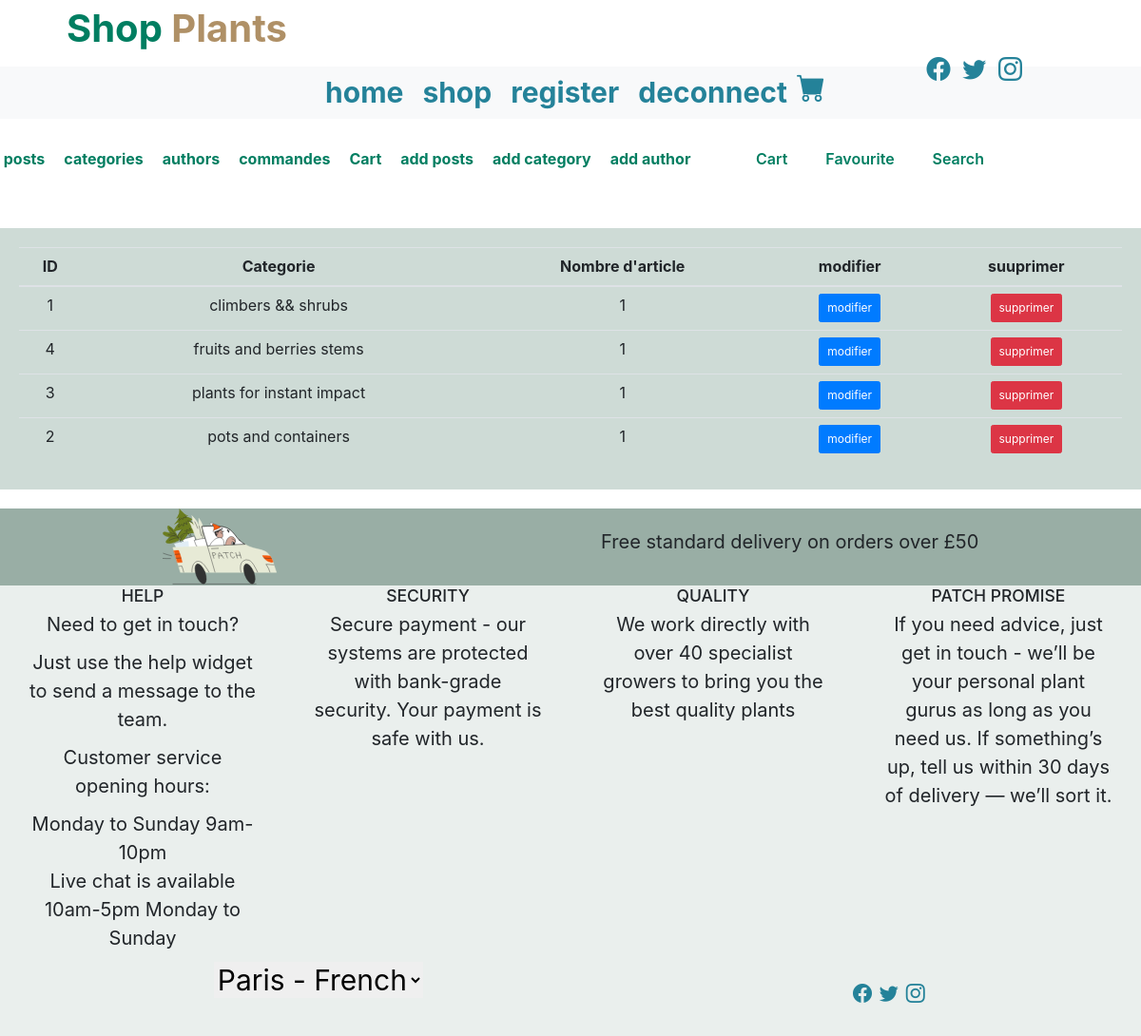
The app's page /admin/category.php (signed in) with its own data.
### tables this page shows
CREATE TABLE `categories` (
  `id` int(20) NOT NULL,
  `category` varchar(50) NOT NULL,
  `created-at` timestamp NOT NULL DEFAULT current_timestamp() ON UPDATE current_timestamp()
);

### admin/category.php (called while the page is built, shortened)
<?php
$dbh = new PDO('mysql:host=localhost;dbname=shop_plants',
'root','');
$query2 = $dbh->prepare(' SELECT `id`,COUNT(`category`) as count,`category`,`created-at` FROM `categories` GROUP BY `category` ');
$query2->execute();
$categories=$query2->fetchAll();
include "template.phtml";

### admin/category.phtml (the view)
<main class="categorypost">
  <table class="table">
    <thead>
      <tr>
        <th scope="col">ID</th>
        <th scope="col">Categorie</th>
       <th scope="col">Nombre d'article</th>
        <th scope="col">modifier</th>
        <th scope="col">suuprimer</th>
    </thead>
    <tbody>
    <?php foreach($categories as $category) : ?>
      <tr>
        <td><?=  $category['id']?></td>
        <td><?=  $category['category']?></td>
        <td><?=  $category['count']?></td>
        <td><a class="btn btn-primary" href="updatcateg.php?idchang=<?= $category['id'] ?>">modifier</a></td>
        <td><a class="btn btn-danger" href="deletecatg.php?idsupprime=<?= $category['id'] ?>">supprimer</a></td>
      </tr>
      <?php endforeach ;?>
    </tbody>
  </table>
</main>

### css/style.css (style rules this page uses)
* { padding: 0; margin: 0; box-sizing: border-box; }
html { font-size: 10px; }
body { font-family: 'Rubik', sans-serif; font-size: 2rem; }
.updatpost,#mainpost, .categorypost,.formcateg, .addcateg { font-size: 1.6rem; margin-top: 3rem; padding: 2rem; background-color: #cedbd6; text-align: center; }
.table tr td a { font-size: 1.2rem; padding: 0.5rem 0.8rem; }
.updatpost table,#mainpost table, .tablepost, .categorypost table, .updatcateg, .authors { background-color: #cedbd6; }

### records on screen
categories: id "1", category "climbers && shrubs", count "1"
categories: id "4", category "fruits and berries stems", count "1"
categories: id "3", category "plants for instant impact", count "1"
categories: id "2", category "pots and containers", count "1"
